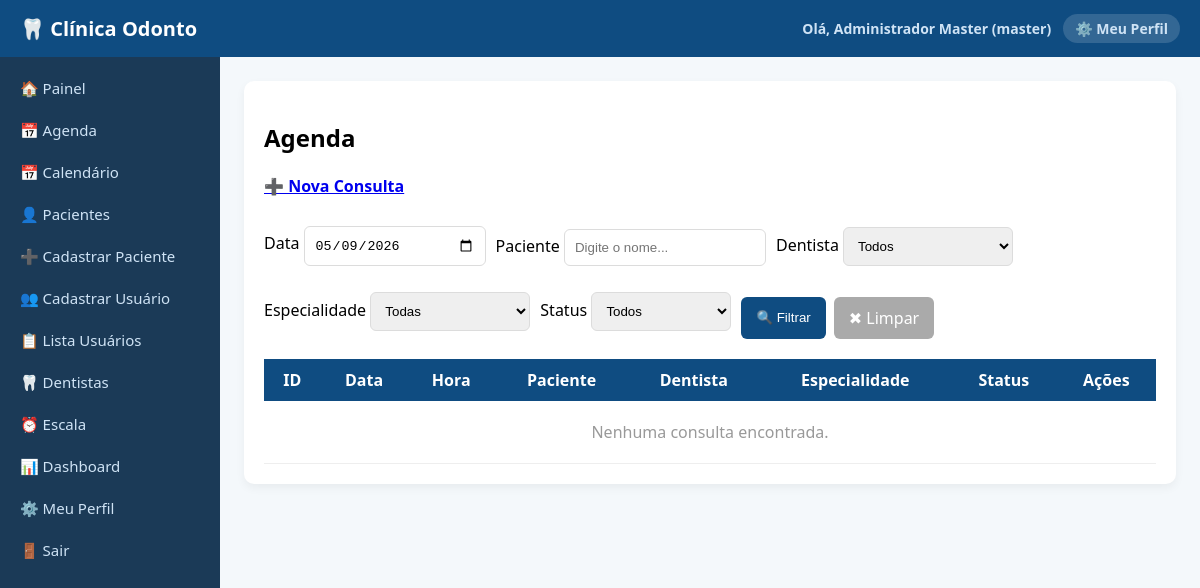
Before: /consultas (signed in) with the older database file.
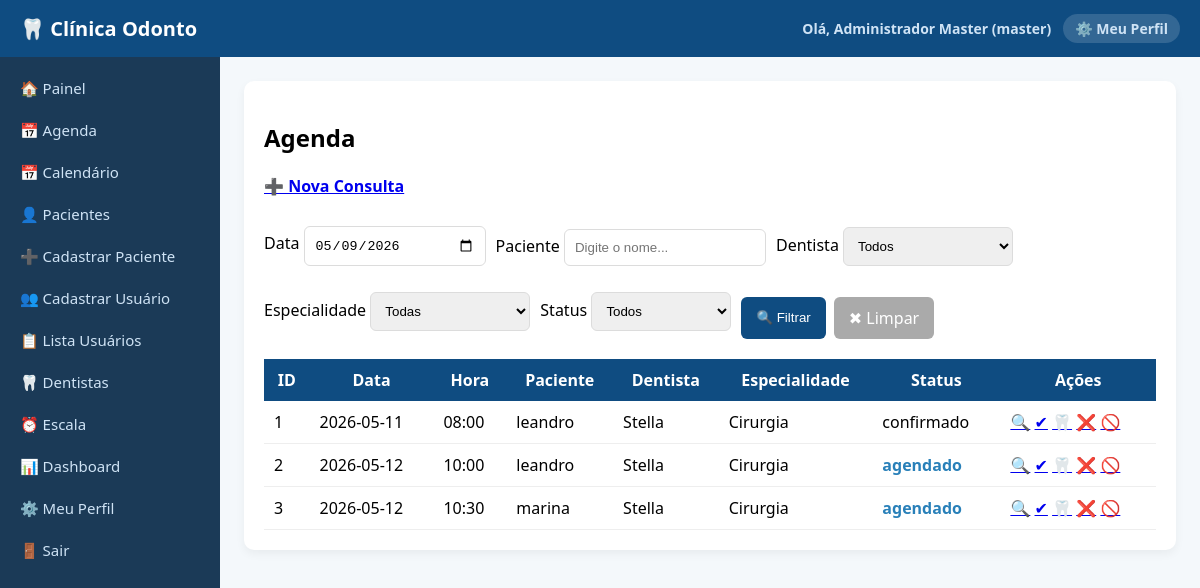
After: the same page with the newer database file.
### tables this page shows
CREATE TABLE consultas (
            id INTEGER PRIMARY KEY AUTOINCREMENT,
            paciente_id INTEGER,
            dentista_id INTEGER,
            data TEXT,
            hora TEXT,
            procedimento TEXT,
            status TEXT
        );

CREATE TABLE pacientes (
            id INTEGER PRIMARY KEY AUTOINCREMENT,
            usuario_id INTEGER,
            nome TEXT,
            data_nascimento TEXT,
            sexo TEXT,
            cpf TEXT,
            telefone TEXT,
            email TEXT,
            cep TEXT,
            logradouro TEXT,
            bairro TEXT,
            cidade TEXT,
            estado TEXT,
            numero TEXT,
            complemento TEXT,
            responsavel_nome TEXT
        );

CREATE TABLE usuarios (
            id INTEGER PRIMARY KEY AUTOINCREMENT,
            nome TEXT,
            email TEXT UNIQUE,
            senha TEXT,
            tipo TEXT,
            especialidade TEXT,
            cro TEXT
        );

### routes/consultas.py (the view)
@consultas.route('/consultas')
@tipo_required(['master', 'admin', 'operador', 'atendente', 'dentista'])
def agenda():
    dentista_id = request.args.get('dentista_id')
    especialidade = request.args.get('especialidade')
    paciente_nome = request.args.get('paciente', '')
    status = request.args.get('status', '')
    data_filtro = request.args.get('data', '')
    conn = get_db_connection()
    cur = conn.cursor()
    query = '''SELECT c.*, p.nome as paciente, u.nome as dentista, u.especialidade
        FROM consultas c
        LEFT JOIN pacientes p ON p.id = c.paciente_id
        LEFT JOIN usuarios u ON u.id = c.dentista_id WHERE 1=1'''
    params = []
    if dentista_id:
        query += f' AND c.dentista_id = {p()}'; params.append(dentista_id)
    if especialidade:
        query += f' AND u.especialidade = {p()}'; params.append(especialidade)
    if paciente_nome:
        query += f' AND p.nome ILIKE {p()}' if is_postgres() else f' AND p.nome LIKE {p()}'
        params.append(f'%{paciente_nome}%')
    if status:
        query += f' AND c.status = {p()}'; params.append(status)
    if data_filtro:
        query += f' AND c.data = {p()}'; params.append(data_filtro)
    query += ' ORDER BY c.data, c.hora'
    cur.execute(query, params)
    lista = fetch_all(cur, cur.fetchall())
    cur.execute("SELECT * FROM usuarios WHERE tipo='dentista'")
    dents = fetch_all(cur, cur.fetchall())
    conn.close()
    return render_template('agenda.html', consultas=lista, dentistas=dents)

### db.py (called while the page is built)
def get_db_connection():
    if DATABASE_URL:
        import psycopg2
        import psycopg2.extras
        conn = psycopg2.connect(DATABASE_URL)
        conn.autocommit = False
        return conn
    else:
        conn = sqlite3.connect('database.db')
        conn.row_factory = sqlite3.Row
        return conn

def is_postgres():
    return bool(DATABASE_URL)

### routes/consultas.py (called while the page is built)
def fetch_all(cur, rows):
    return rows_as_dicts(rows, cur) if is_postgres() else rows

### routes/utils.py (called while the page is built)
def tipo_required(tipos_permitidos):
    def decorator(func):
        @wraps(func)
        def wrapper(*args, **kwargs):
            if 'usuario_tipo' not in session:
                return redirect('/login')
            if session['usuario_tipo'] not in tipos_permitidos:
                return "<h1>Acesso negado</h1>"
            return func(*args, **kwargs)
        return wrapper
    return decorator

### templates/agenda.html (shortened to what this page needs)
{% extends "base.html" %}
{% block content %}
<div class="card">
<h2>Agenda</h2>
{% if session.usuario_tipo in ['master','admin','operador','atendente'] %}
<h4><a href="/consultas/nova">➕ Nova Consulta</a></h4>
{% endif %}
<form method="GET" style="display:flex; flex-wrap:wrap; gap:10px; align-items:flex-end; margin-bottom:20px;">
    <div>
        <label>Data</label>
        <input type="date" name="data" id="filtro_data" value="{{ request.args.get('data', '') }}" style="width:160px;">
    </div>
    <div>
        <label>Paciente</label>
        <input name="paciente" placeholder="Digite o nome..." value="{{ request.args.get('paciente','') }}" style="width:180px;">
    </div>
    <div>
        <label>Dentista</label>
        <select name="dentista_id" style="width:170px;">
            <option value="">Todos</option>
        </select>
    </div>
    <div>
        <label>Especialidade</label>
        <select name="especialidade" style="width:160px;">
            <option value="">Todas</option>
        </select>
    </div>
    <div>
        <label>Status</label>
        <select name="status" style="width:140px;">
            <option value="">Todos</option>
        </select>
    </div>
    <div style="display:flex; gap:8px;">
        <button type="submit">🔍 Filtrar</button>
        <a href="/consultas" style="padding:10px 15px; background:#aaa; color:white; border-radius:6px; text-decoration:none;">✖ Limpar</a>
    </div>
</form>
<table>
<tr>
    <th>ID</th>
    <th>Data</th>
    <th>Hora</th>
    <th>Paciente</th>
    <th>Dentista</th>
    <th>Especialidade</th>
    <th>Status</th>
    <th>Ações</th>
</tr>
{% for c in consultas %}
<tr>
    <td>{{ c.id }}</td>
    <td>{{ c.data }}</td>
    <td>{{ c.hora }}</td>
    <td>{{ c.paciente }}</td>
    <td>{{ c.dentista }}</td>
    <td>{{ c.especialidade }}</td>
    <td class="status-{{ c.status }}">{{ c.status }}</td>
    <td>
        <a href="/consultas/detalhe/{{ c.id }}" title="Ver detalhes">🔍</a>
        <a href="/consultas/status/{{ c.id }}/confirmado" title="Confirmar">✔</a>
        <a href="/consultas/status/{{ c.id }}/atendido" title="Atendido">🦷</a>
        <a href="/consultas/status/{{ c.id }}/faltou" title="Faltou">❌</a>
        <a href="/consultas/status/{{ c.id }}/cancelado" title="Cancelar">🚫</a>
    </td>
</tr>
{% endfor %}
{% if not consultas %}
<tr><td colspan="8" style="text-align:center; color:#999; padding:20px;">Nenhuma consulta encontrada.</td></tr>
{% endif %}
</table>
</div>
{% endblock %}

### templates/base.html (shortened to what this page needs)
<!DOCTYPE html>
<html>
<head>
    <link rel="stylesheet" href="{{ url_for('static', filename='style.css') }}">
</head>
<body>
<nav>
    <div style="display:flex; align-items:center; gap:10px;">
        <span class="nav-logo">🦷 Clínica Odonto</span>
    </div>
    <div class="nav-usuario">
        {% if session.usuario_nome %}
            <span>Olá, <strong>{{ session.usuario_nome }}</strong> ({{ session.usuario_tipo }})</span>
            <a href="/perfil">⚙️ Meu Perfil</a>
        {% endif %}
    </div>
</nav>
<div class="layout">
    <div class="sidebar" id="sidebar">
        {% if session.usuario_tipo == 'cliente' %}
            <a href="/minha_area">🏠 Painel</a>
            <a href="/minha_area">📅 Minha Agenda</a>
        {% else %}
            <a href="/">🏠 Painel</a>
        {% endif %}
        {% if session.usuario_tipo in ['master','admin','operador','atendente','dentista'] %}
            <a href="/consultas">📅 Agenda</a>
            <a href="/agenda_calendario">📅 Calendário</a>
            <a href="/pacientes/lista">👤 Pacientes</a>
        {% endif %}
        {% if session.usuario_tipo in ['master','admin','operador','atendente'] %}
            <a href="/cadastro">➕ Cadastrar Paciente</a>
        {% endif %}
        {% if session.usuario_tipo in ['master','admin'] %}
            <a href="/usuarios">👥 Cadastrar Usuário</a>
            <a href="/usuarios/lista">📋 Lista Usuários</a>
            <a href="/dentistas">🦷 Dentistas</a>
        {% endif %}
        {% if session.usuario_tipo in ['master','admin','operador','atendente','dentista'] %}
            <a href="/escala">⏰ Escala</a>
            <a href="/dashboard">📊 Dashboard</a>
        {% endif %}
        <a href="/perfil">⚙️ Meu Perfil</a>
        <a href="/logout">🚪 Sair</a>
    </div>
    <div class="content" id="conteudo">
        {% block content %}{% endblock %}
    </div>
</div>
</body>
</html>

### static/style.css (style rules this page uses)
body { margin: 0; font-family: 'Segoe UI', Arial; background: #f4f8fb; }
nav { background: #0f4c81; color: white; padding: 15px 20px; font-size: 20px; font-weight: bold; }
.layout { display: flex; }
.sidebar { width: 220px; background: #1b3a57; min-height: 100vh; padding-top: 20px; }
.sidebar a { display: block; color: #cfe3f5; padding: 12px 20px; text-decoration: none; transition: 0.2s; }
.content { flex: 1; padding: 30px; }
.card { background: white; padding: 20px; border-radius: 10px; box-shadow: 0 4px 10px rgba(0,0,0,0.05); }
input, select, textarea { width: 100%; padding: 10px; margin: 8px 0; border: 1px solid #dcdcdc; border-radius: 6px; }
button { background: #0f4c81; color: white; border: none; padding: 10px 15px; border-radius: 6px; cursor: pointer; }
table { width: 100%; border-collapse: collapse; margin-top: 15px; background: white; }
th { background: #0f4c81; color: white; padding: 10px; }
td { padding: 10px; border-bottom: 1px solid #eee; }
.status-agendado { color: #2980b9; font-weight: bold; }

### templates/base.html (style rules this page uses)
nav { display: flex; align-items: center; justify-content: space-between; background: #0f4c81; color: white; padding: 14px 20px; position: sticky; top: 0; z-index: 100; }
.nav-logo { font-size: 20px; font-weight: bold; }
.nav-usuario { display: flex; align-items: center; gap: 12px; font-size: 14px; }
.nav-usuario a { color: #cfe3f5; text-decoration: none; background: rgba(255,255,255,0.15); padding: 5px 12px; border-radius: 20px; transition: 0.2s; }
.nav-usuario span { color: #cfe3f5; }
.layout { display: flex; min-height: calc(100vh - 53px); }
.sidebar { width: 220px; min-width: 220px; background: #1b3a57; padding-top: 10px; transition: transform 0.3s; }
.sidebar a { display: block; color: #cfe3f5; padding: 11px 20px; text-decoration: none; transition: 0.2s; font-size: 15px; }
.content { flex: 1; padding: 24px; overflow-x: auto; }

Changed rows visible on the page:
added consultas: id "1", data "2026-05-11", hora "08:00", paciente "leandro", dentista "Stella", especialidade "Cirurgia", status "confirmado"
added consultas: id "2", data "2026-05-12", hora "10:00", paciente "leandro", dentista "Stella", especialidade "Cirurgia", status "agendado"
added consultas: id "3", data "2026-05-12", hora "10:30", paciente "marina", dentista "Stella", especialidade "Cirurgia", status "agendado"
Other visible differences:
text no longer shown: "Nenhuma consulta encontrada."
